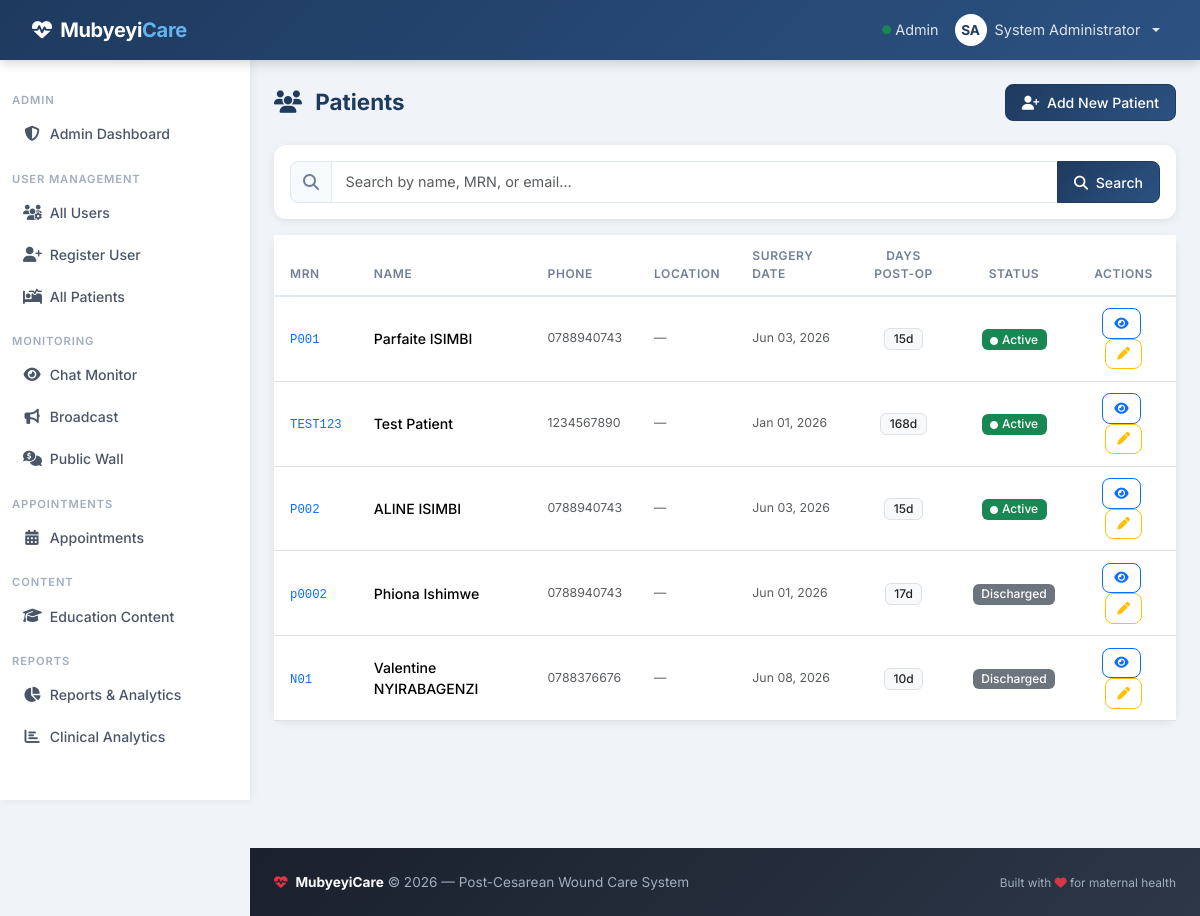
/patients/ (signed in), run on the app's committed database.
### models.py (models this page shows, shortened)
class User(UserMixin, db.Model):
    id = db.Column(db.Integer, primary_key=True)
    username = db.Column(db.String(80), unique=True, nullable=False)
    email = db.Column(db.String(120), unique=True, nullable=False)
    password_hash = db.Column(db.String(255), nullable=False)
    first_name = db.Column(db.String(100), nullable=False)
    last_name = db.Column(db.String(100), nullable=False)
    role = db.Column(db.Enum(UserRole), default=UserRole.PATIENT, nullable=False)
    phone = db.Column(db.String(20))
    location = db.Column(db.String(200))   # CHW service area (e.g. "Gasabo/Kinyinya")
    is_active = db.Column(db.Boolean, default=True)
    created_at = db.Column(db.DateTime, default=datetime.utcnow)
    patients = db.relationship('Patient', backref='primary_doctor', lazy='dynamic', foreign_keys='Patient.primary_doctor_id')
    follow_ups = db.relationship('FollowUp', backref='created_by', lazy='dynamic')
    sent_messages = db.relationship('Message', backref='sender', lazy='dynamic', foreign_keys='Message.sender_id')
    def get_full_name(self):
        return f"{self.first_name} {self.last_name}"

class Patient(db.Model):
    id = db.Column(db.Integer, primary_key=True)
    mrn = db.Column(db.String(50), unique=True, nullable=False)  # Medical Record Number
    first_name = db.Column(db.String(100), nullable=False)
    last_name = db.Column(db.String(100), nullable=False)
    date_of_birth = db.Column(db.Date, nullable=False)
    gender = db.Column(db.String(10), nullable=False)
    phone = db.Column(db.String(20), nullable=False)
    email = db.Column(db.String(120))
    surgery_date = db.Column(db.Date, nullable=False)
    surgery_type = db.Column(db.String(100))  # e.g., "Primary Cesarean", "VBAC attempt"
    surgeon_name = db.Column(db.String(100))
    incision_type = db.Column(db.String(50))  # e.g., "Pfannenstiel", "Classical"
    location = db.Column(db.String(200))   # e.g. "Gasabo/Kinyinya"
    primary_doctor_id = db.Column(db.Integer, db.ForeignKey('user.id'), nullable=False)
    user_id = db.Column(db.Integer, db.ForeignKey('user.id'))
    admission_date = db.Column(db.DateTime, default=datetime.utcnow)
    discharge_date = db.Column(db.DateTime)
    expected_follow_up_end_date = db.Column(db.Date)
    is_active = db.Column(db.Boolean, default=True)
    created_at = db.Column(db.DateTime, default=datetime.utcnow)
    updated_at = db.Column(db.DateTime, default=datetime.utcnow, onupdate=datetime.utcnow)
    follow_ups = db.relationship('FollowUp', backref='patient', lazy='dynamic', cascade='all, delete-orphan')
    wound_assessments = db.relationship('WoundAssessment', backref='patient', lazy='dynamic', cascade='all, delete-orphan')
    medications = db.relationship('MedicationLog', backref='patient', lazy='dynamic', cascade='all, delete-orphan')
    messages = db.relationship('Message', backref='patient', lazy='dynamic', cascade='all, delete-orphan')
    user = db.relationship('User', backref='patient_profile', foreign_keys=[user_id], uselist=False)
    def get_full_name(self):
        return f"{self.first_name} {self.last_name}"
    def days_post_surgery(self):
        return (datetime.utcnow().date() - self.surgery_date).days

### routes/patients.py (the view, shortened to what this page needs)
@patients_bp.route('/')
@login_required
@doctor_nurse_required
def list_patients():
    page = request.args.get('page', 1, type=int)
    search = request.args.get('search', '')
    query = Patient.query
    if current_user.role == UserRole.ADMIN:
        pass  # admin sees all
    elif current_user.role == UserRole.CHW:
        if current_user.location:
            query = query.filter(Patient.location == current_user.location)
        else:
            query = query.filter(Patient.id == -1)
    else:
        query = query.filter_by(primary_doctor_id=current_user.id)
    patients = query.paginate(page=page, per_page=10)
    return render_template('patients/list.html', patients=patients, search=search)

### templates/patients/list.html (shortened to what this page needs)
{% extends "base.html" %}
{% block content %}
<div class="page-header" data-aos="fade-down">
    <h2><i class="fas fa-users"></i> Patients</h2>
    <a href="{{ url_for('patients.create_patient') }}" class="btn btn-primary">
        <i class="fas fa-user-plus me-1"></i> Add New Patient
    </a>
</div>
<div class="card mb-3" data-aos="fade-up">
    <div class="card-body py-3">
        <form method="GET" action="{{ url_for('patients.list_patients') }}" id="searchForm">
            <div class="input-group">
                <span class="input-group-text"><i class="fas fa-search"></i></span>
                <input type="text" class="form-control" name="search" id="searchInput"
                       placeholder="Search by name, MRN, or email…" value="{{ search }}" autocomplete="off">
                <button type="submit" class="btn btn-primary no-spinner">
                    <i class="fas fa-search me-1"></i> Search
                </button>
            </div>
        </form>
    </div>
</div>
<div class="card" data-aos="fade-up" data-aos-delay="60">
    <div class="card-body p-0">
        {% if patients.items %}
        <div class="table-responsive">
            <table class="table table-hover mb-0">
                <thead>
                    <tr>
                        <th>MRN</th>
                        <th>Name</th>
                        <th>Phone</th>
                        <th>Location</th>
                        <th>Surgery Date</th>
                        <th class="text-center">Days Post-Op</th>
                        <th class="text-center">Status</th>
                        <th class="text-center">Actions</th>
                    </tr>
                </thead>
                <tbody>
                    {% for patient in patients.items %}
                    <tr>
                        <td>
                            <code class="text-primary fw-medium">{{ patient.mrn }}</code>
                        </td>
                        <td class="fw-medium">{{ patient.get_full_name() }}</td>
                        <td class="text-muted small">{{ patient.phone }}</td>
                        <td class="text-muted small">
                            {% if patient.location %}
                            <i class="fas fa-location-dot text-primary me-1"></i>{{ patient.location }}
                            {% else %}<span class="text-muted">—</span>{% endif %}
                        </td>
                        <td class="text-muted small">{{ patient.surgery_date.strftime('%b %d, %Y') }}</td>
                        <td class="text-center">
                            <span class="badge bg-light text-dark border">
                                {{ patient.days_post_surgery() }}d
                            </span>
                        </td>
                        <td class="text-center">
                            {% if patient.is_active %}
                            <span class="badge bg-success"><i class="fas fa-circle me-1" style="font-size:.5rem;"></i>Active</span>
                            {% else %}
                            <span class="badge bg-secondary">Discharged</span>
                            {% endif %}
                        </td>
                        <td class="text-center">
                            <a href="{{ url_for('patients.view_patient', patient_id=patient.id) }}"
                               class="btn btn-sm btn-outline-primary me-1"
                               data-bs-toggle="tooltip" title="View patient">
                                <i class="fas fa-eye"></i>
                            </a>
                            <a href="{{ url_for('patients.edit_patient', patient_id=patient.id) }}"
                               class="btn btn-sm btn-outline-warning"
                               data-bs-toggle="tooltip" title="Edit patient">
                                <i class="fas fa-pen"></i>
                            </a>
                        </td>
                    </tr>
                    {% endfor %}
                </tbody>
            </table>
        </div>
        {% else %}
        <div class="text-center py-5 text-muted">
            <i class="fas fa-users-slash fa-2x d-block mb-2 opacity-30"></i>
            {% if search %}No patients found for <strong>"{{ search }}"</strong>{% else %}No patients registered yet{% endif %}
        </div>
        {% endif %}
    </div>
</div>
{% endblock %}

### templates/base.html (shortened to what this page needs)
<!DOCTYPE html>
<html lang="en">
<head>
    <link href="https://cdn.jsdelivr.net/npm/bootstrap@5.3.3/dist/css/bootstrap.min.css" rel="stylesheet">
    <link rel="stylesheet" href="https://cdnjs.cloudflare.com/ajax/libs/font-awesome/6.5.0/css/all.min.css">
    <link href="https://unpkg.com/aos@2.3.4/dist/aos.css" rel="stylesheet">
</head>
<body>
<nav class="navbar navbar-dark navbar-expand-lg fixed-top">
    <div class="container-fluid">
        <a class="navbar-brand" href="/">
            <i class="fas fa-heart-pulse me-1"></i> Mubyeyi<span>Care</span>
        </a>
        <div class="collapse navbar-collapse" id="navbarNav">
            <ul class="navbar-nav ms-auto align-items-center">
                {% if current_user.is_authenticated %}
                <li class="nav-item">
                    <span class="nav-link text-white-50 small d-none d-lg-inline">
                        <i class="fas fa-circle text-success" style="font-size:.55rem;vertical-align:middle;"></i>
                        {{ current_user.role.value.capitalize() }}
                    </span>
                </li>
                <li class="nav-item dropdown">
                    <a class="nav-link dropdown-toggle d-flex align-items-center gap-2" href="#"
                       id="userDropdown" role="button" data-bs-toggle="dropdown" aria-expanded="false">
                        <span class="rounded-circle bg-white d-inline-flex align-items-center justify-content-center"
                              style="width:32px;height:32px;color:var(--primary);font-size:.85rem;font-weight:700;">
                            {{ current_user.first_name[0] | upper }}{{ current_user.last_name[0] | upper }}
                        </span>
                        <span class="d-none d-sm-inline">{{ current_user.get_full_name() }}</span>
                    </a>
                </li>
                {% endif %}
            </ul>
        </div>
    </div>
</nav>
{% if current_user.is_authenticated %}
<aside class="sidebar d-none d-lg-flex flex-column">
    <nav class="nav flex-column">
        {% if current_user.role.value in ['patient', 'mother'] %}
        <span class="sidebar-section">My Care</span>
        <a class="nav-link" href="{{ url_for('dashboard.index') }}"><i class="fas fa-house-medical"></i> My Dashboard</a>
        <span class="sidebar-section">Alerts &amp; Appointments</span>
        <a class="nav-link" href="{{ url_for('appointments.my_appointments') }}"><i class="fas fa-calendar-check"></i> My Appointments</a>
        <a class="nav-link" href="{{ url_for('appointments.request_appointment') }}"><i class="fas fa-calendar-plus"></i> Request Appointment</a>
        <span class="sidebar-section">Communication</span>
        <a class="nav-link" href="{{ url_for('chat.patient_self_chat') }}"><i class="fas fa-comments"></i> Chat with Provider</a>
        <a class="nav-link" href="{{ url_for('wall.index') }}"><i class="fas fa-comments-dollar"></i> Public Wall</a>
        <span class="sidebar-section">Wound Care</span>
        <a class="nav-link" href="{{ url_for('dashboard.health_education') }}"><i class="fas fa-book-medical"></i> Wound Care Guide</a>
        {% elif current_user.role.value == 'admin' %}
        <span class="sidebar-section">Admin</span>
        <a class="nav-link" href="{{ url_for('admin.dashboard') }}"><i class="fas fa-shield-halved"></i> Admin Dashboard</a>
        <span class="sidebar-section">User Management</span>
        <a class="nav-link" href="{{ url_for('admin.users') }}"><i class="fas fa-users-gear"></i> All Users</a>
        <a class="nav-link" href="{{ url_for('auth.register') }}"><i class="fas fa-user-plus"></i> Register User</a>
        <a class="nav-link" href="{{ url_for('admin.patients') }}"><i class="fas fa-bed-pulse"></i> All Patients</a>
        <span class="sidebar-section">Monitoring</span>
        <a class="nav-link" href="{{ url_for('admin.chat_monitor') }}"><i class="fas fa-eye"></i> Chat Monitor</a>
        <a class="nav-link" href="{{ url_for('admin.broadcast') }}"><i class="fas fa-bullhorn"></i> Broadcast</a>
        <a class="nav-link" href="{{ url_for('wall.index') }}"><i class="fas fa-comments-dollar"></i> Public Wall</a>
        <span class="sidebar-section">Appointments</span>
        <a class="nav-link" href="{{ url_for('admin.appointments') }}"><i class="fas fa-calendar-days"></i> Appointments</a>
        <span class="sidebar-section">Content</span>
        <a class="nav-link" href="{{ url_for('admin.education') }}"><i class="fas fa-graduation-cap"></i> Education Content</a>
        <span class="sidebar-section">Reports</span>
        <a class="nav-link" href="{{ url_for('admin.reports') }}"><i class="fas fa-chart-pie"></i> Reports &amp; Analytics</a>
        <a class="nav-link" href="{{ url_for('dashboard.analytics') }}"><i class="fas fa-chart-bar"></i> Clinical Analytics</a>
        {% endif %}
    </nav>
</aside>
{% endif %}
<main class="main-content">
    <div class="container-fluid px-4">
        {% block content %}{% endblock %}
    </div>
</main>
<footer class="py-4 mt-5" style="margin-left: var(--sidebar-w);">
    <div class="container-fluid px-4">
        <div class="row align-items-center">
            <div class="col-md-6">
                <p class="mb-0">
                    <i class="fas fa-heart-pulse text-danger me-1"></i>
                    <strong class="text-white">MubyeyiCare</strong> &copy; 2026 &mdash; Post-Cesarean Wound Care System
                </p>
            </div>
            <div class="col-md-6 text-md-end mt-2 mt-md-0">
                <small>Built with <i class="fas fa-heart text-danger"></i> for maternal health</small>
            </div>
        </div>
    </div>
</footer>
</body>
</html>

### data on the page
User: role.value "Admin", first_name "S", last_name "A", get_full_name "System Administrator"
Patient: mrn "P001", get_full_name "Parfaite ISIMBI", phone "0788940743", surgery_date "Jun 03, 2026", days_post_surgery "15", is_active True (drawn)
Patient: mrn "TEST123", get_full_name "Test Patient", phone "1234567890", surgery_date "Jan 01, 2026", days_post_surgery "168", is_active True (drawn)
Patient: mrn "P002", get_full_name "ALINE ISIMBI", phone "0788940743", surgery_date "Jun 03, 2026", days_post_surgery "15", is_active True (drawn)
Patient: mrn "p0002", get_full_name "Phiona Ishimwe", phone "0788940743", surgery_date "Jun 01, 2026", days_post_surgery "17", is_active "Discharged"
Patient: mrn "N01", get_full_name "Valentine NYIRABAGENZI", phone "0788376676", surgery_date "Jun 08, 2026", days_post_surgery "10", is_active "Discharged"
